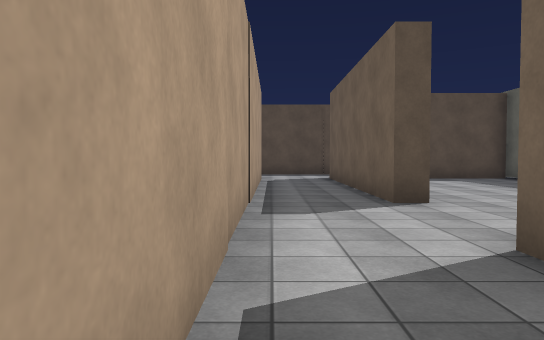
view 1 (above)

21 first-person views from a walk through a Unity game level. The camera is 1.3 m above the floor, tilts 2° down and sees 70° across. The floor is counted in squares, 2 m on a side. Each view is taken from the middle of a square. On the plan, view 1 faces up. The plan holds only what a view shows up to about 11 squares ahead; the rest is blank. The place goes on beyond the plan. Some animated figures are left out. Some surface patterns are stand-ins.

view 2
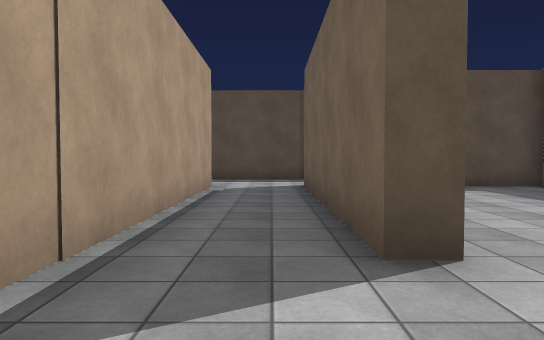

view 3
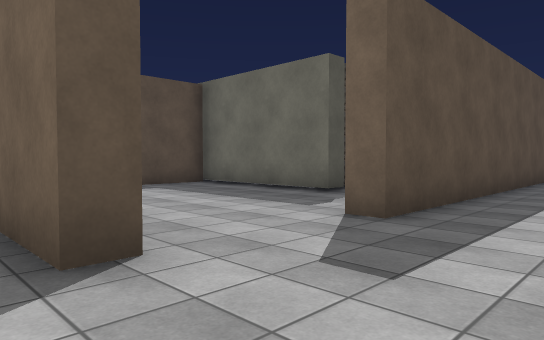

view 4
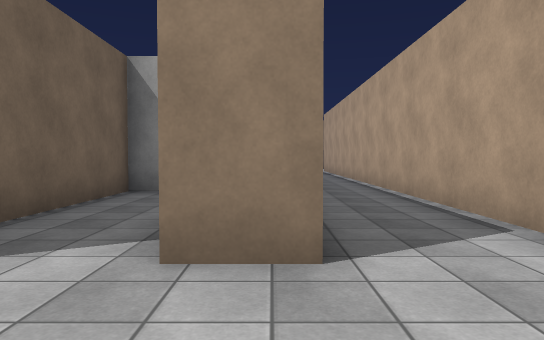

view 5
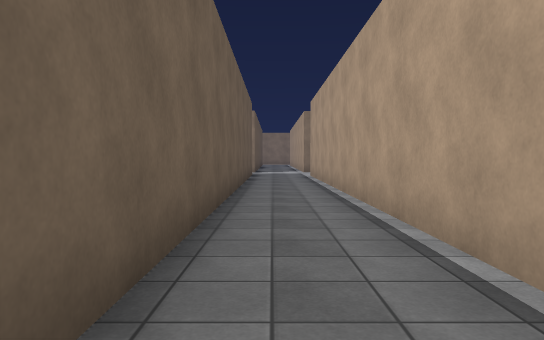

view 6
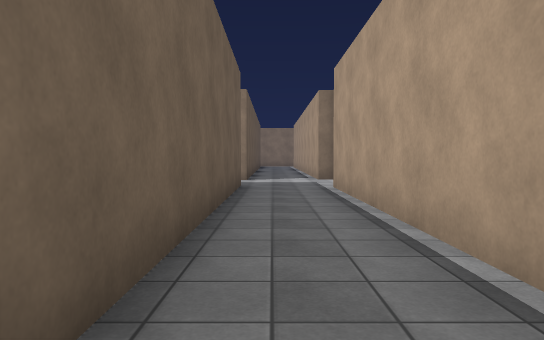

view 7
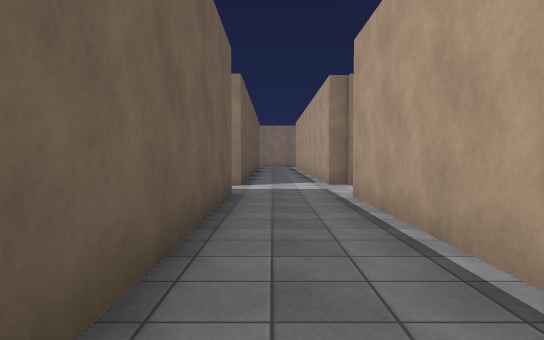

view 8
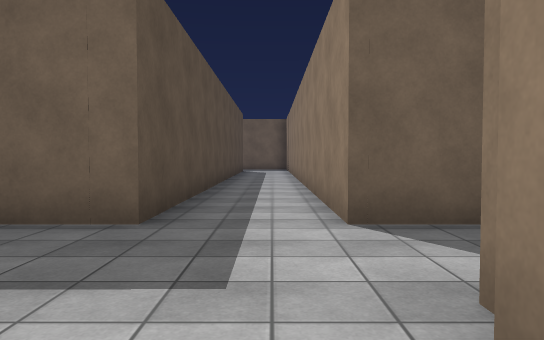

view 9
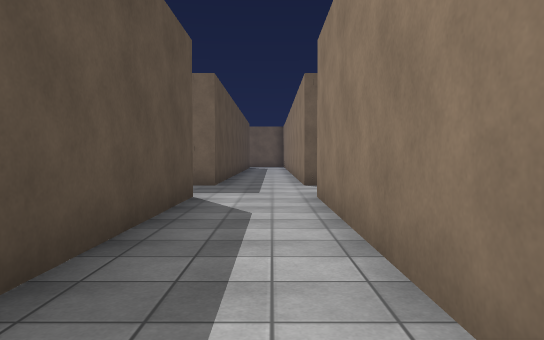

view 10
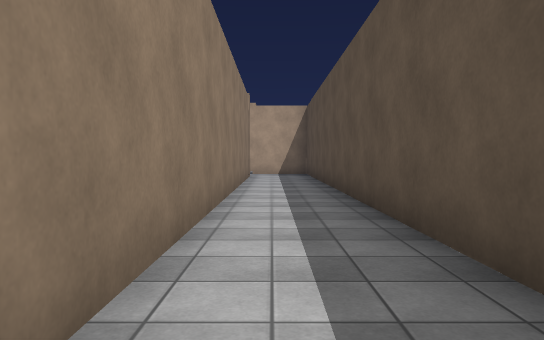

view 11
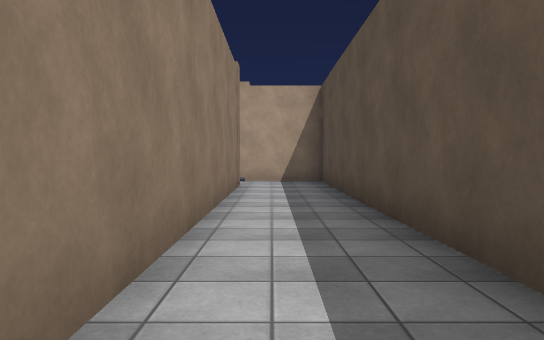

view 12
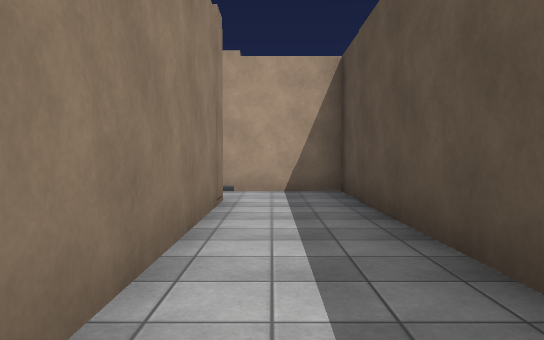

view 13
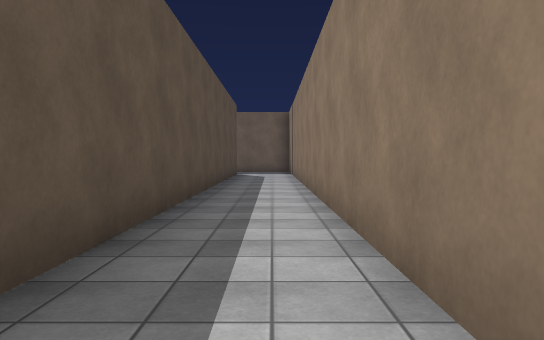

view 14
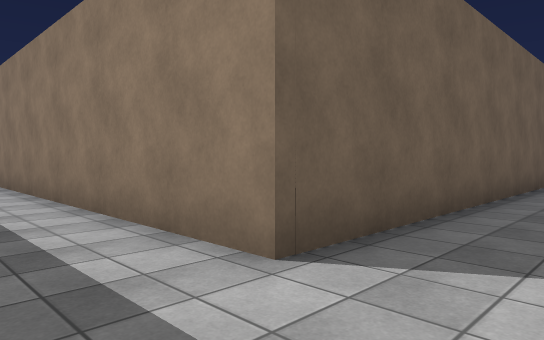

view 15
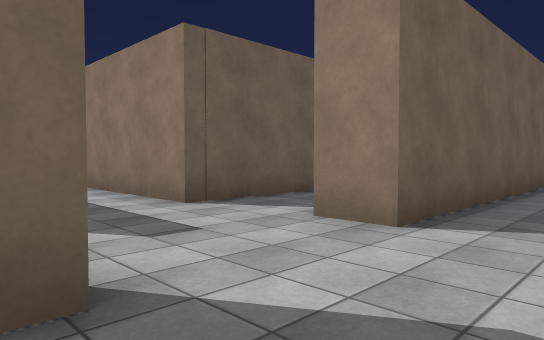

view 16
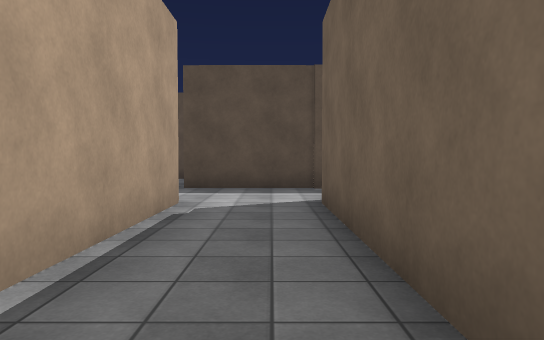

view 17
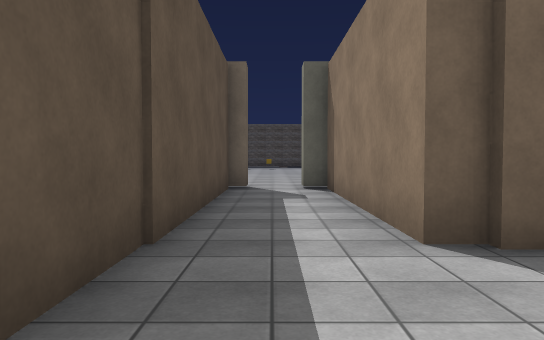

view 18
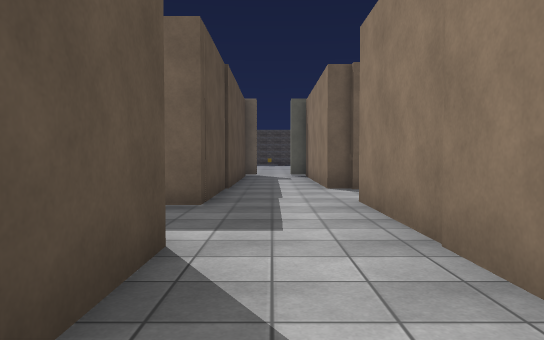

view 19
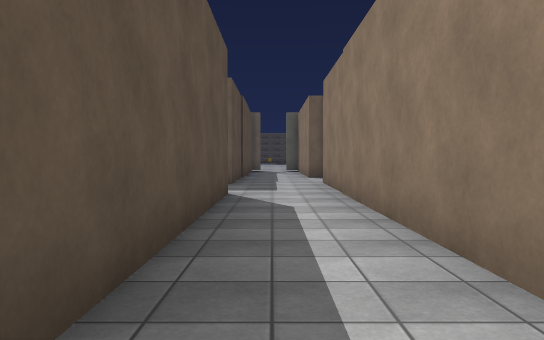

view 20
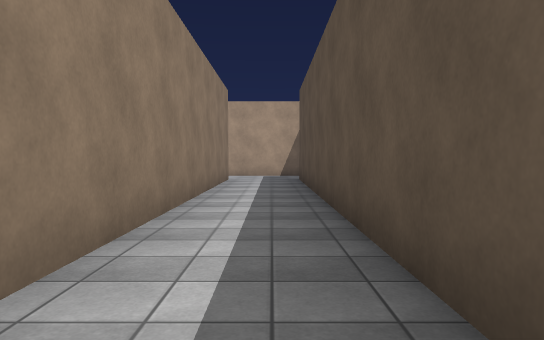

view 21
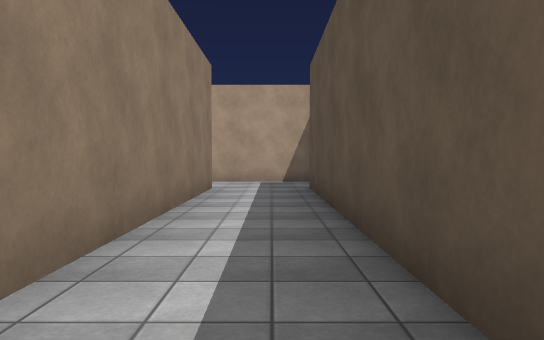

### Floor plan
Points are (right, up) in squares from view 1. A wall is a line through its corners. A room is listed if a view was taken in it or the views show most of it. See-through windows are left out.
Room 1 (views 1, 2, 3, 4, 5, 6, 7, 13, 14, 15, 16)
walls: (4, -2.2) (4.7, -2.2) (4.7, 3) (8.5, 3); (2.2, 5.4) (1.7, 5.4) (1.7, 11.5); (8.5, 5) (4.7, 5) (4.7, 5.6); (7.4, 7.4) (6.9, 7.4) (6.9, 11.4) (5.1, 11.4); (1.9, 11.4) (1.9, 11.8) (6.9, 11.8); (-0.3, 11.8) (-0.3, -12.4); (8.5, -12.7) (1.7, -12.7) (1.7, 2.7) (2.8, 2.7); (1.9, 13.9) (-0.8, 13.9); (6.9, 13.8) (1.8, 13.8); (-0.3, -14.9) (-0.3, -17); (1.7, -17.5) (1.7, -14.7) (8.5, -14.7)
ways out: opening at (-1, -14) to room 2; opening at (-1, 12.5) to room 3; opening at (7, 13)
Room 2 (views 8, 9, 10, 11, 12)
walls: (-15.6, -14.7) (-0.8, -14.7); (-0.9, -14.9) (-0.3, -14.9); (-0.8, -12.7) (-17.2, -12.7) (-17.2, -15)
ways out: opening at (-1, -14) to room 1
Room 3 (views 17, 18, 19, 20, 21)
walls: (-3.1, 13.8) (-16.9, 13.8); (-16.9, 11.8) (-0.3, 11.8); (-0.8, 13.9) (-0.8, 14.5); (-19.1, 14) (-19.1, 11.4)
ways out: opening at (-1, 12.5) to room 1; opening at (-2, 14)

Positions as (right, up) in squares from view 1, and headings:
1: (0, 0), facing up
2: (1, 3), facing up
3: (1, 3), facing up-right
4: (2, 5), facing down
5: (1, 1), facing down
6: (1, -4), facing down
7: (1, -6), facing down
8: (-2, -14), facing right
9: (-7, -14), facing right
10: (-3, -14), facing left
11: (-7, -14), facing left
12: (-10, -14), facing left
13: (1, -14), facing right
14: (0, -13), facing down-right
15: (0, 6), facing down-right
16: (1, 6), facing up
17: (-1, 13), facing right
18: (-6, 13), facing right
19: (-10, 13), facing right
20: (-6, 13), facing left
21: (-9, 13), facing left
